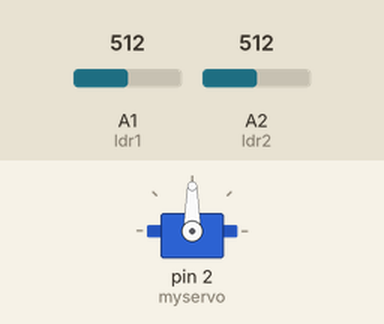
Bench run of a sketch on a simulated Arduino Uno, built with avr-gcc and run on an emulated ATmega328P. On the bench: servo. The inputs (shaded band) are chosen by the test bench; at power-on: A1 (ldr1) = 512, A2 (ldr2) = 512.

Above: at 1.7 s.
1.8 s: A1 (ldr1) set to 541
At 2.37 s:
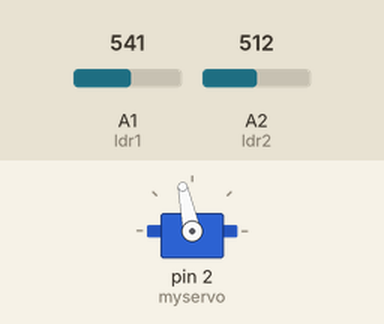
4.8 s: A2 (ldr2) set to 535
At 4.8 s:
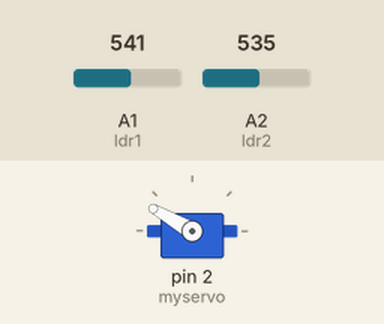
6.3 s: A2 (ldr2) set to 511
At 8.6 s:
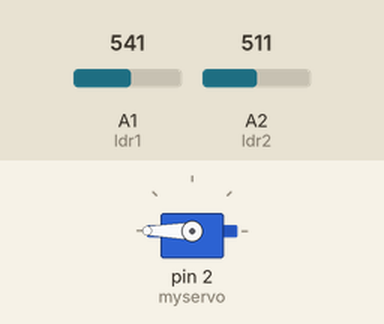
9.3 s: A2 (ldr2) set to 552
10.8 s: A2 (ldr2) set to 579
At 11.37 s:
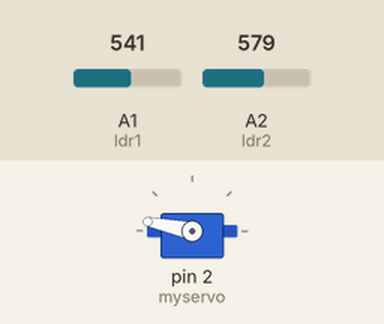
13.8 s: A2 (ldr2) set to 306
Timing chart, 0 to 17.8 s (numbered marks = the images above; inputs shaded):
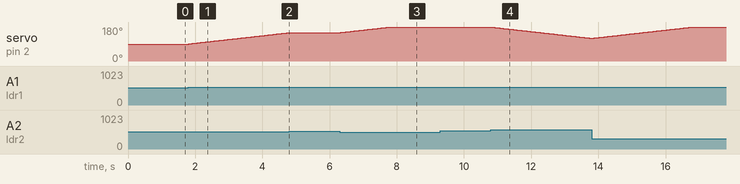

Measured:
- the behaviour switches between 532 and 533 on A1 (ldr1) (found by bisection; images 0 and 1)
- the behaviour switches between 520 and 521 on A2 (ldr2) (found by bisection; images 1 and 2)
- the behaviour switches between 561 and 562 on A2 (ldr2) (found by bisection; images 3 and 4)
- after the input at 1.8 s, servo on pin 2 (myservo): moves from 90° to 150° over 3.0 s, starting at once
- after the input at 4.8 s, servo on pin 2 (myservo): stays 150° (without the input it goes to 151° after 0.03 s)
- after the input at 6.3 s, servo on pin 2 (myservo): moves from 150° to 180° over 1.5 s, starting at once
- after the input at 9.3 s, every drawn part: stays the same
- after the input at 10.8 s, servo on pin 2 (myservo): moves from 180° to 120° over 3.0 s, starting at once

The sketch:

main.ino
```cpp
#include <Servo.h>

Servo myservo;

#define ldr1 A1
#define ldr2 A2

int pos = 90; // initial position of the Horizontal movement controlling servo motor
int tolerance = 20; // allowable tolerance setting - so solar servo motor isn't constantly in motion

void setup() {
  myservo.attach(2); // attaches the servo on digital pin 2 to the horizontal movement servo motor
  pinMode(ldr1, INPUT);
  pinMode(ldr2, INPUT);
  myservo.write(pos);

  delay(500);
}

void loop() {
  int val1 = analogRead(ldr1);
  int val2 = analogRead(ldr2);

  if ((abs(val1 - val2) <= tolerance) || (abs(val2 - val1) <= tolerance)) {
    //no servo motor horizontal movement will take place if the ldr value is within the allowable tolerance
  } else {
    if (val1 > val2)
    {
      pos = pos + 1;
    }
    if (val1 < val2)
    {
      pos = pos - 1;
    }
  }

  if (pos > 180) {
    pos = 180;
  }
  if (pos < 0) {
    pos = 0;
  }
  myservo.write(pos);
  delay(50);

}
```
